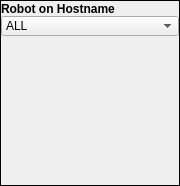
<?xml version="1.0" encoding="UTF-8"?>
<ui version="4.0">
 <class>RobotProcessesWidget</class>
 <widget class="QFrame" name="RobotProcessesWidget">
  <property name="geometry">
   <rect>
    <x>0</x>
    <y>0</y>
    <width>180</width>
    <height>186</height>
   </rect>
  </property>
  <property name="sizePolicy">
   <sizepolicy hsizetype="MinimumExpanding" vsizetype="MinimumExpanding">
    <horstretch>0</horstretch>
    <verstretch>0</verstretch>
   </sizepolicy>
  </property>
  <property name="minimumSize">
   <size>
    <width>180</width>
    <height>35</height>
   </size>
  </property>
  <property name="windowTitle">
   <string>Robot Processes Widget</string>
  </property>
  <property name="locale">
   <locale language="English" country="UnitedKingdom"/>
  </property>
  <property name="frameShape">
   <enum>QFrame::Box</enum>
  </property>
  <layout class="QVBoxLayout" name="verticalLayout" stretch="0,0,0">
   <property name="spacing">
    <number>0</number>
   </property>
   <property name="leftMargin">
    <number>0</number>
   </property>
   <property name="topMargin">
    <number>0</number>
   </property>
   <property name="rightMargin">
    <number>0</number>
   </property>
   <property name="bottomMargin">
    <number>0</number>
   </property>
   <item>
    <widget class="QLabel" name="robotHostLabel">
     <property name="enabled">
      <bool>true</bool>
     </property>
     <property name="minimumSize">
      <size>
       <width>0</width>
       <height>15</height>
      </size>
     </property>
     <property name="maximumSize">
      <size>
       <width>16777215</width>
       <height>15</height>
      </size>
     </property>
     <property name="font">
      <font>
       <weight>75</weight>
       <bold>true</bold>
      </font>
     </property>
     <property name="layoutDirection">
      <enum>Qt::LeftToRight</enum>
     </property>
     <property name="frameShape">
      <enum>QFrame::NoFrame</enum>
     </property>
     <property name="text">
      <string>Robot on Hostname</string>
     </property>
    </widget>
   </item>
   <item>
    <widget class="QComboBox" name="bundleComboBox">
     <property name="minimumSize">
      <size>
       <width>50</width>
       <height>20</height>
      </size>
     </property>
     <property name="maximumSize">
      <size>
       <width>280</width>
       <height>20</height>
      </size>
     </property>
     <item>
      <property name="text">
       <string>ALL</string>
      </property>
     </item>
     <item>
      <property name="text">
       <string>RUNNING</string>
      </property>
     </item>
    </widget>
   </item>
   <item>
    <spacer name="verticalSpacer">
     <property name="orientation">
      <enum>Qt::Vertical</enum>
     </property>
     <property name="sizeHint" stdset="0">
      <size>
       <width>20</width>
       <height>40</height>
      </size>
     </property>
    </spacer>
   </item>
  </layout>
 </widget>
 <layoutdefault spacing="0" margin="0"/>
 <resources/>
 <connections/>
</ui>
